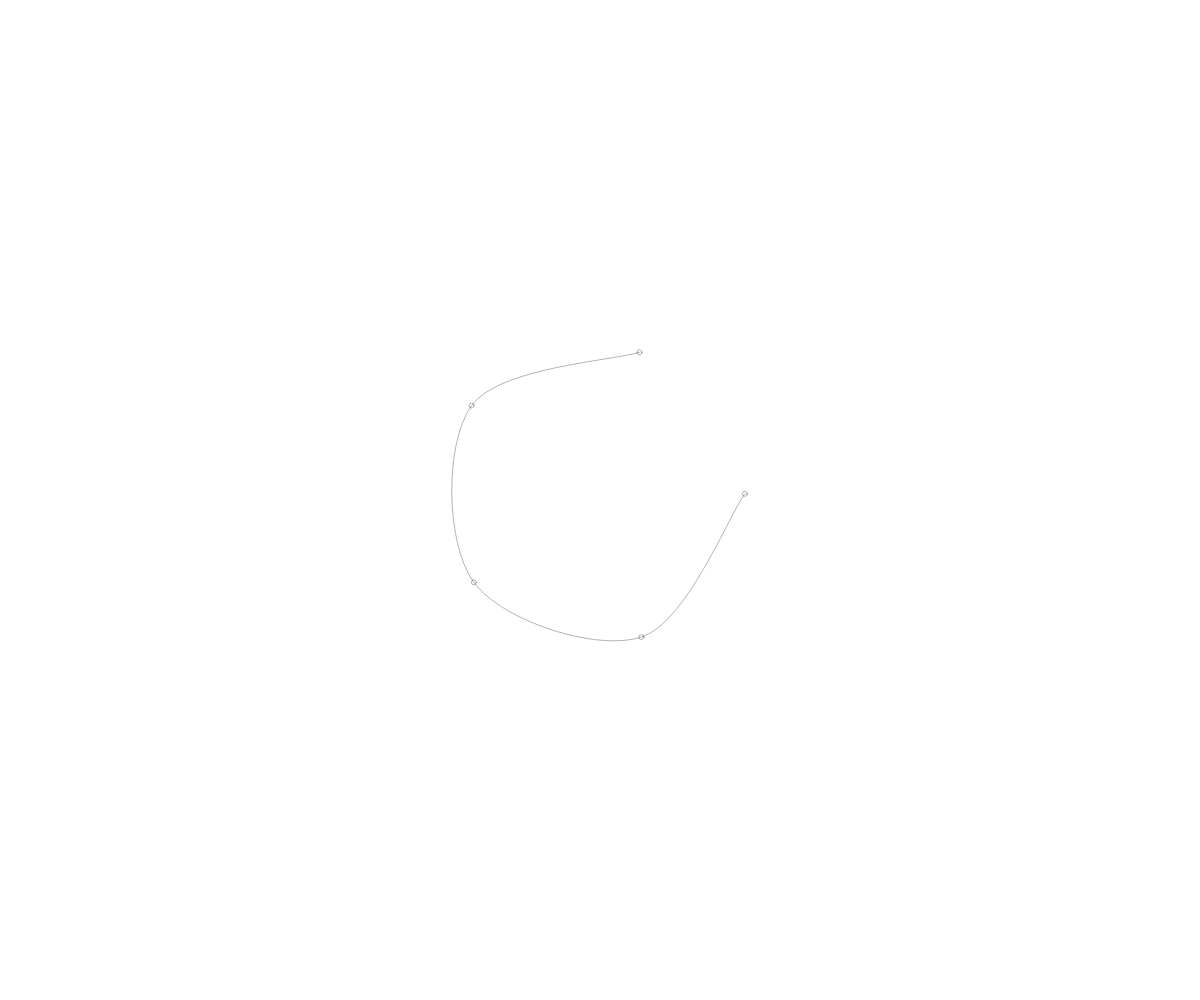
Frame 1 (no input)
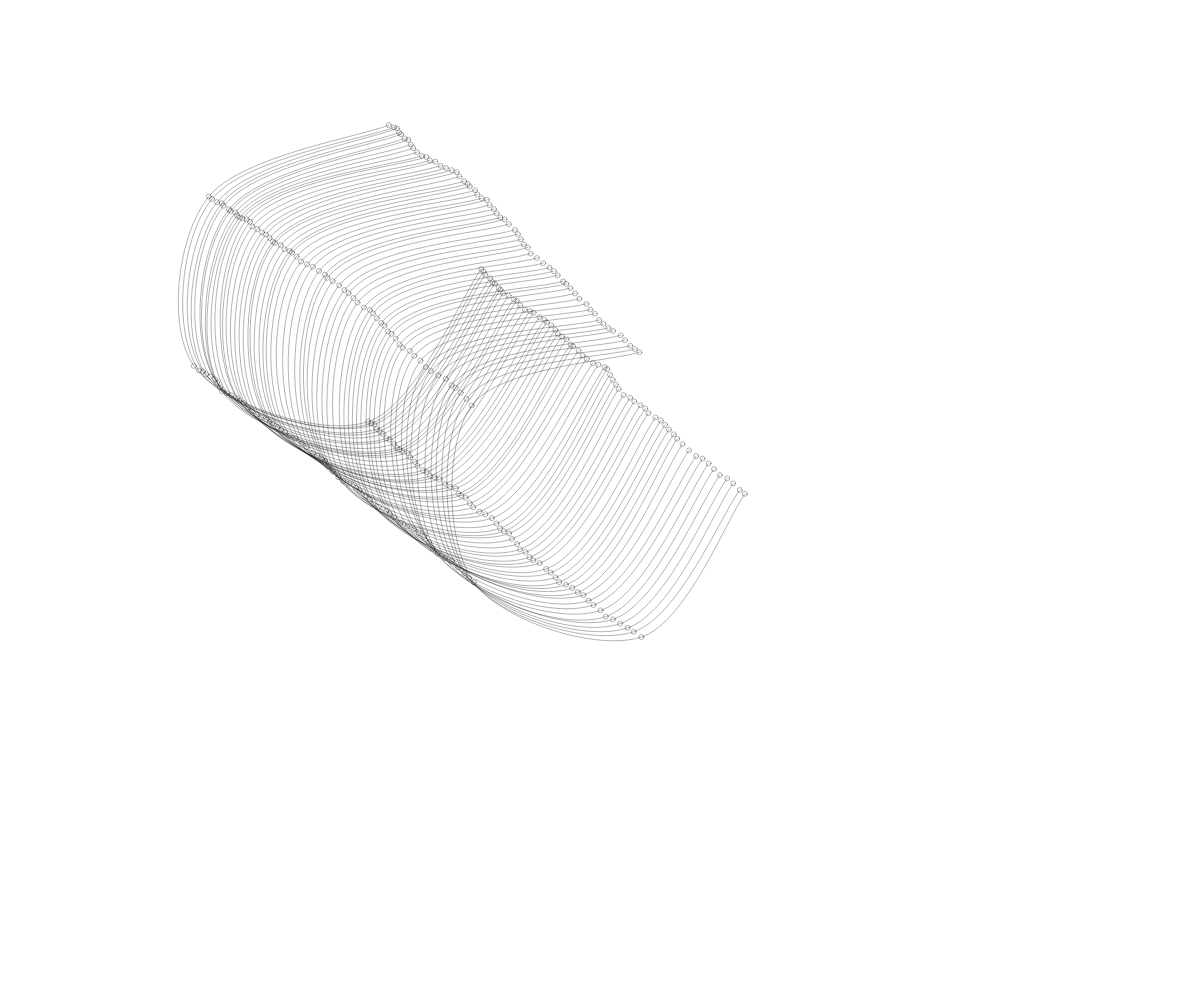
Frame 60 (no input)
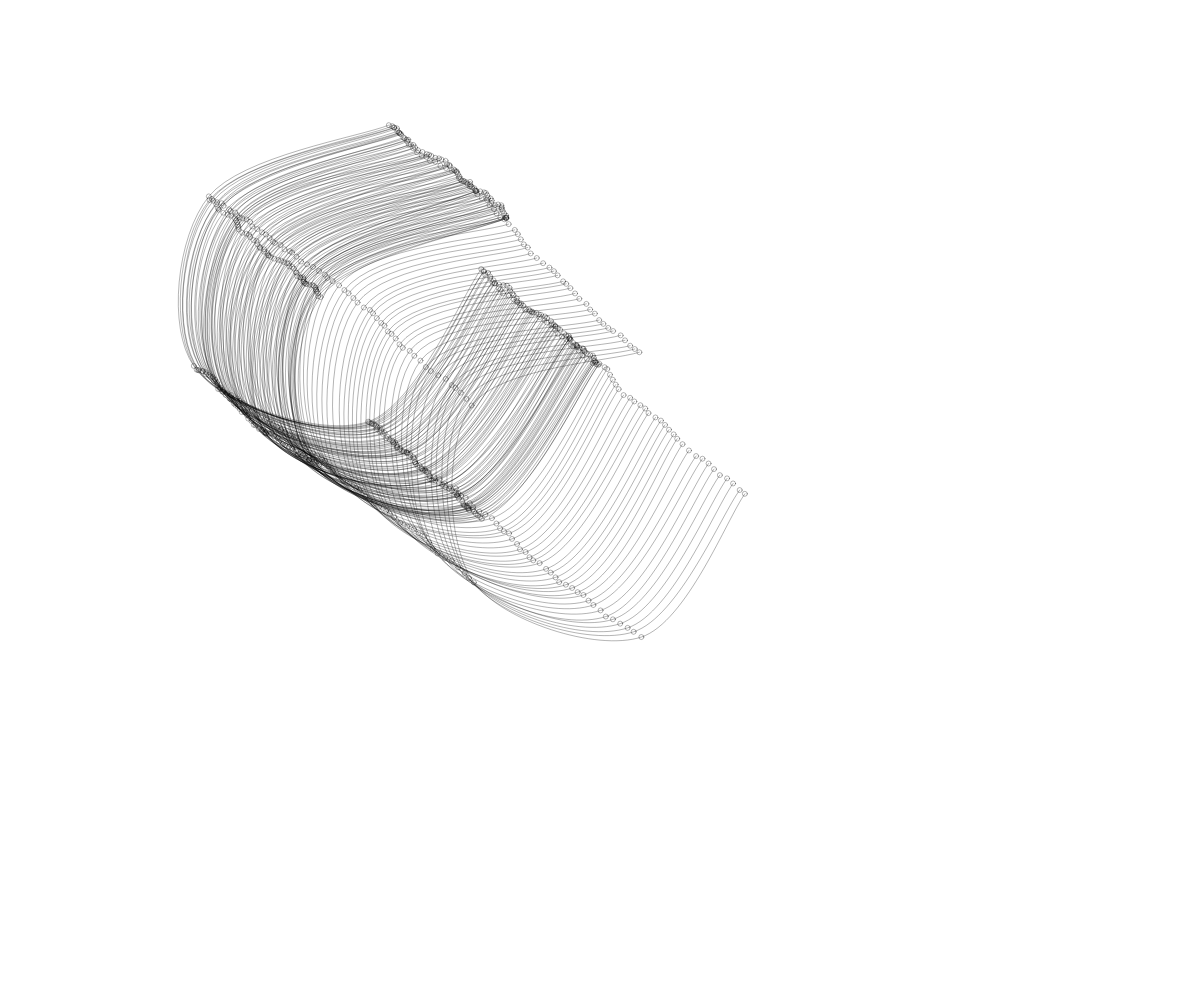
Frame 120 (the mouse pressed at the canvas centre since frame 60)

The p5.js sketch that drew these frames (run headless with seeded random() and noise() and a simulated clock; from frame 60 on, the mouse is pressed at the canvas centre):

// p5.js sketch
// ── sketch.js
let amountOfPoints = 5;
let stepSize = 2;
let initRadius = 150;
let mouseAttraction = 0.01;
let centerX, centerY;
let x = [];
let y = [];

function setup() {
  createCanvas(windowWidth, windowHeight);
  centerX = width / 2;
  centerY = height / 2;

  const angle = radians(360 / amountOfPoints);
  for (let i = 0; i < amountOfPoints; i++) {
    x.push(cos(angle * i) * initRadius);
    y.push(sin(angle * i) * initRadius);
  }

  stroke(0, 75);
  strokeWeight(1);
  background(255);
  noFill();
}

function draw() {
  centerX += (mouseX - centerX) * mouseAttraction;
  centerY += (mouseY - centerY) * mouseAttraction;

  for (let i = 0; i < amountOfPoints; i++) {
    x[i] += random(-stepSize, stepSize);
    y[i] += random(-stepSize, stepSize);
    ellipse(x[i] + centerX, y[i] + centerY, 5, 5);
  }

  beginShape();

  curveVertex(x[0] + centerX, y[0] + centerY);

  for (let i = 0; i < amountOfPoints; i++) {
    curveVertex(x[i] + centerX, y[i] + centerY);
  }

  curveVertex(
    x[amountOfPoints - 1] + centerX, 
    y[amountOfPoints - 1] + centerY);

  endShape();
}
